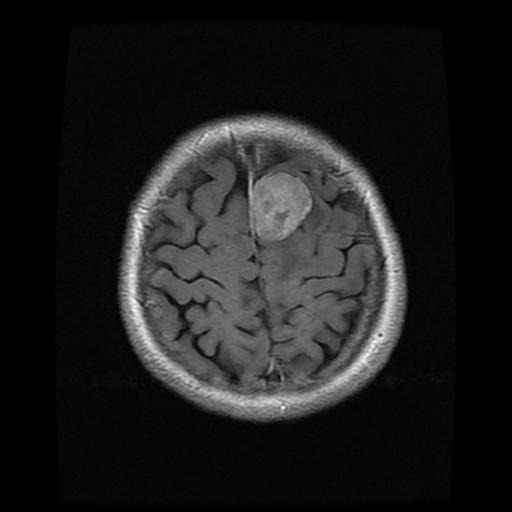
#> input picture MedQure/dataloader/Training/meningioma_tumor/m (2).jpg, 512 x 512 px, found by its file name
$ jupyter execute Brain_scans_dataloader.ipynb   (shell and % lines are left out)
#> lines starting #> are read from the running program, lines starting #| are printed output that depends on the picture
[cell 1]
# import cv2
import matplotlib.pyplot as plt
import os

import pandas as pd
import numpy as np

import os
import glob
import pathlib
import matplotlib.pyplot as plt
from tqdm import tqdm
import warnings
warnings.filterwarnings("ignore")

[cell 2]
#Image processing functions
from PIL import Image

#path to the image.
def callImage(path):
#> called with path = 'm (2).jpg'
    x1 = Image.open(
        path).convert('L');
    y1 = np.asarray(x1.getdata(), dtype=np.float64).reshape((x1.size[1], x1.size[0]));
    y_dat1 = np.asarray(y1, dtype=np.uint8)
    return y_dat1

#Resize image into n x n pixel ( pixel is an int)
def imageResize(data,pixel):
#> called with pixel = 3
    image = Image.fromarray(data,'L')
    image= image.resize((pixel, pixel))
    image=np.asarray(image.getdata(), dtype=np.float64).reshape((image.size[1], image.size[0]))
#> image = [[8, 32, 8], [31, 95, 37], [12, 46, 16]]
    image=np.asarray(image, dtype=np.uint8)
    return image

[cell 3]
data_img = callImage("m (2).jpg")
plt.imshow(data_img)

[cell 4]
image = imageResize(data_img,3) # Can be printed with plt.imshow(image)
#> image = [[8, 32, 8], [31, 95, 37], [12, 46, 16]]
plt.imshow(image)
image.flatten() #returns a numpy flat array.
#> Out = [8, 32, 8, 31, 95, 37, 12, 46, 16]
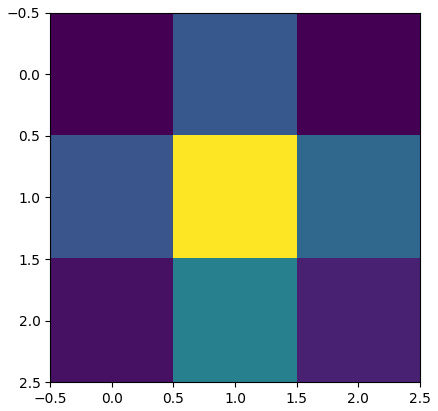
#> figure drawn by matplotlib, 1 panel


$ run again, with MedQure/dataloader/Training/meningioma_tumor/m (15).jpg copied over MedQure/dataloader/Training/meningioma_tumor/m (2).jpg
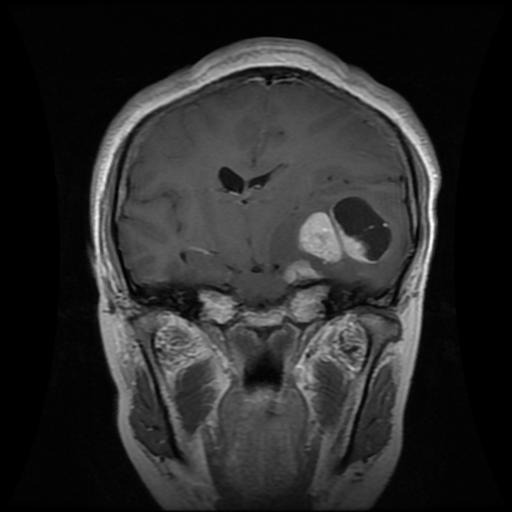
#> input picture MedQure/dataloader/Training/meningioma_tumor/m (15).jpg, 512 x 512 px, found by its file name
#> in imageResize, `image=np.asarray(image.getdata(), dtype=np.float64).reshape((image.siz..`: image = [[23, 63, 30], [44, 84, 51], [28, 69, 30]]
#> Out = [23, 63, 30, 44, 84, 51, 28, 69, 30]
#> `[cell 4] image = imageResize(data_img,3)`:
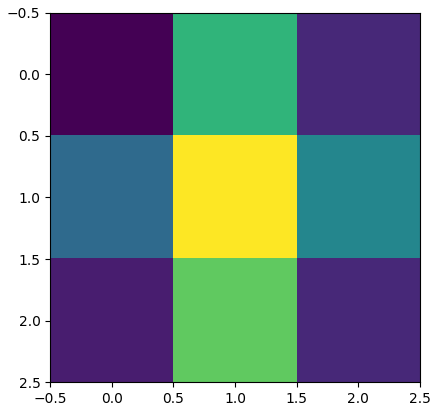
#> figure drawn by matplotlib, 1 panel

$ run again, with MedQure/dataloader/Training/meningioma_tumor/m (34).jpg copied over MedQure/dataloader/Training/meningioma_tumor/m (2).jpg
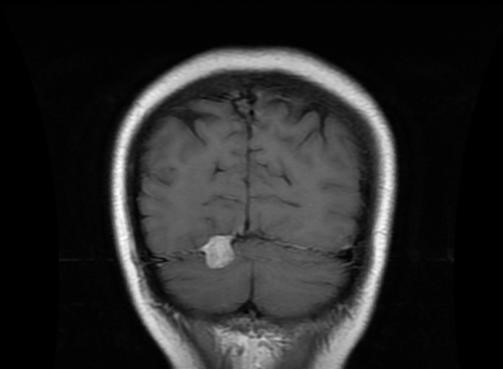
#> input picture MedQure/dataloader/Training/meningioma_tumor/m (34).jpg, 503 x 369 px, found by its file name
#> in imageResize, `image=np.asarray(image.getdata(), dtype=np.float64).reshape((image.siz..`: image = [[15, 54, 17], [37, 90, 38], [27, 86, 29]]
#> Out = [15, 54, 17, 37, 90, 38, 27, 86, 29]
#> `[cell 4] image = imageResize(data_img,3)`:
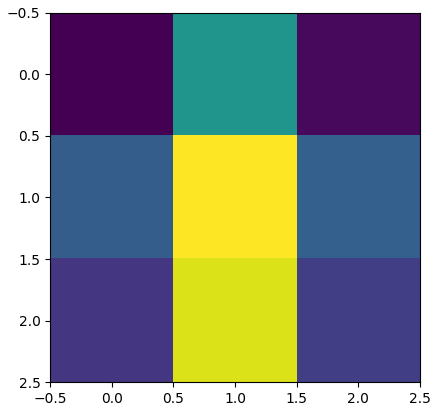
#> figure drawn by matplotlib, 1 panel

$ run again, with MedQure/dataloader/Training/meningioma_tumor/m (37).jpg copied over MedQure/dataloader/Training/meningioma_tumor/m (2).jpg
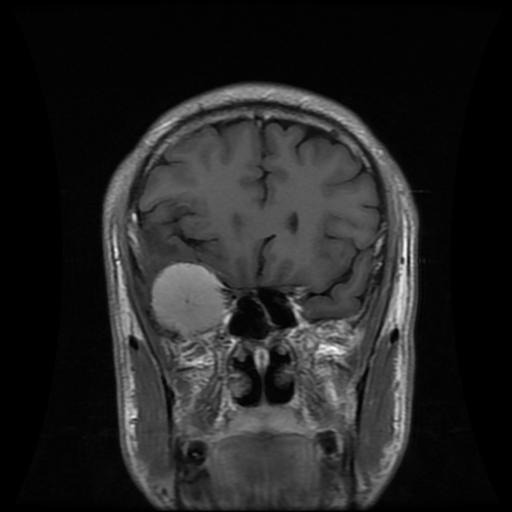
#> input picture MedQure/dataloader/Training/meningioma_tumor/m (37).jpg, 512 x 512 px, found by its file name
#> in imageResize, `image=np.asarray(image.getdata(), dtype=np.float64).reshape((image.siz..`: image = [[12, 41, 13], [35, 79, 41], [28, 72, 36]]
#> Out = [12, 41, 13, 35, 79, 41, 28, 72, 36]
#> `[cell 4] image = imageResize(data_img,3)`:
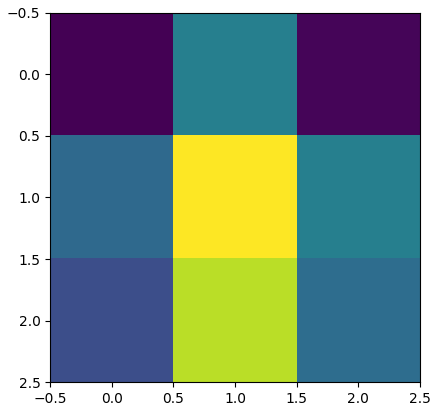
#> figure drawn by matplotlib, 1 panel
